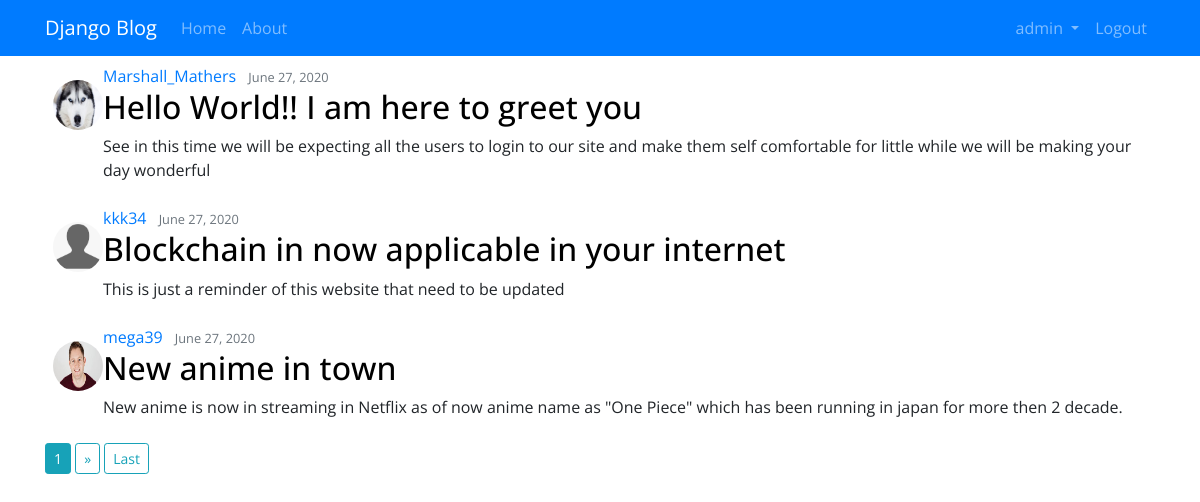
Screenshot of / (signed in) with the database file from the repository.
### blog/models.py (models this page shows, shortened)
class Post(models.Model):
    title=models.CharField(max_length=100)
    content=models.TextField()
    date_posted=models.DateTimeField(default=timezone.now)
    author=models.ForeignKey(User,on_delete=models.CASCADE)
    class Meta:
        ordering=['-title']

### users/models.py (models this page shows, shortened)
class Profile(models.Model):
    user=models.OneToOneField(User,on_delete=models.CASCADE)
    image=models.ImageField(default='default.png',upload_to='profile_pics')

### blog/views.py (the view)
# urls.py: path('',PostListView.as_view(),name='blog-home'),
class PostListView(ListView):
    model=Post
    template_name='blog/home.html'  #<app>/<model>_<viewtype>.html
    context_object_name='post'
    ordering=['-date_posted']
    paginate_by=3

### blog/templates/blog/home.html (shortened to what this page needs)
{% extends 'blog/base.html' %}
{% block content %}
    {% for i in post %}
        <article class="media content-section m-2">
         <img src="{{ i.author.profile.image.url }}" alt="!!" class="img-responsive rounded-circle mt-3" style="height:50px; width:50px;">
            <div class="media-body">
                <div class="article-metadata">
                    <a  class="mr-2" href="{% url 'profile' %}"> {{i.author}} </a>
                    <small class="text-muted"> {{i.date_posted|date:"F d, Y"}} </small>
                </div>
                <h2><a class="artical-title" href="{% url 'blog-detail' i.id %}" id="blogtitle"> {{i.title}} </a></h2>
                <p class="artical-content"> {{i.content}} </p>
            </div>
        </article>
    {% endfor %}
    {% if is_paginated %}
        {% for num in page_obj.paginator.page_range %}
            {% if page_obj.number == num %}
                <a href="?page={{num}}" class="btn btn-info btn-sm">{{num}}</a>
            {% elif num > page_obj.number|add:'-1' and num < page_obj.number|add:'1' %}
                <a href="?page={{num}}" class="btn btn-outline-info btn-sm">{{num}}</a>
            {% endif %}
        {% endfor %}
        {% if page_obj.has_next %}
            <a href="?page={{page_obj.next_page_number}}" class="btn btn-outline-info btn-sm"><span aria-hidden="true">&raquo;</span></a>
            <a href="?page={{page_obj.paginator.num_pages}}" class="btn btn-outline-info btn-sm">Last</a>
        {% endif %}
    {% endif %}
    {% endblock content %}

### blog/templates/blog/base.html (shortened to what this page needs)
<!doctype html>
{% load static %}
<html lang="en">
  <head>
    <link rel="stylesheet" href="https://stackpath.bootstrapcdn.com/bootstrap/4.5.0/css/bootstrap.min.css">
    <link rel="stylesheet" href="{% static 'blog/base.css' %}">
  </head>
  <body>
    <header>
        <nav class="navbar sticky-top navbar-expand-lg navbar-dark bg-primary">
          <div class="container">
            <a class="navbar-brand" href=" {% url 'blog-home' %} ">Django Blog</a>
                <div class="collapse navbar-collapse" id="navbarSupportedContent">
                    <div class="navbar-nav mr-auto">
                        <a class="nav-link" href=" {% url 'blog-home' %} ">Home <span class="sr-only">(current)</span></a>
                        <a class="nav-link" href="{% url 'blog-about' %}">About</a>
                    </div>
                    <div class="navbar-nav">
                      {% if user.is_authenticated %}
                        <li class="nav-item dropdown">
                          <a class="nav-link dropdown-toggle" href="#" id="navbarDropdown" role="button" data-toggle="dropdown" aria-haspopup="true" aria-expanded="false">
                            {{user.username}}
                          </a>
                        </li>
                        <a class="nav-link" href="{% url 'logout' %}">Logout</a>
                      {% else %}
                        <a class="nav-link" href="{% url 'login' %}">LogIn</a>
                        <a class="nav-link" href="{% url 'register' %}">Register</a>
                      {% endif %}
                  </div>
                </div>
              </div>
        </nav>
    </header>
    <div class="container">
        {% block content %}
        {% endblock content %}
    </div>
  </body>
</html>

### blog/static/blog/base.css (style rules this page uses)
body { font-family: 'Open Sans', sans-serif; }
#blogtitle { text-decoration: none; color: black; }
nav { position: sticky; }

### rows the page displays
Post: author.profile.image (picture), author "Marshall_Mathers", date_posted "June 27, 2020", title "Hello World!! I am here to greet you", content "See in this time we will be expecting all the users to login to our site and make them self comfortable for little while we will be making your day wonderful"
Post: author.profile.image (placeholder picture), author "kkk34", date_posted "June 27, 2020", title "Blockchain in now applicable in your internet", content "This is just a reminder of this website that need to be updated"
Post: author.profile.image (picture), author "mega39", date_posted "June 27, 2020", title "New anime in town", content "New anime is now in streaming in Netflix as of now anime name as \"One Piece\" which has been running in japan for more then 2 decade."

### other values shown
{{ user.username }} "admin"
{{ num }} "1"
